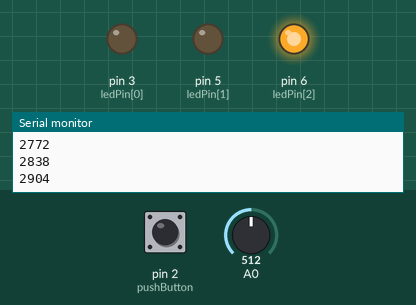
Simulated run of this sketch. Board: Arduino Uno, built with avr-gcc and run on an emulated ATmega328P. Shown: output pins drawn as LEDs (lit = HIGH), the last lines printed to the serial monitor. Dashed ring = blinking. The inputs (shaded band) are chosen by the test bench; at power-on: pin 2 (pushButton) HIGH, A0 = 512. Random numbers use the default seed unless the sketch sets one.

Above: at 3.8 s.
3.9 s: pin 2 (pushButton) pulled LOW for 0.15 s
At 4.6 s:
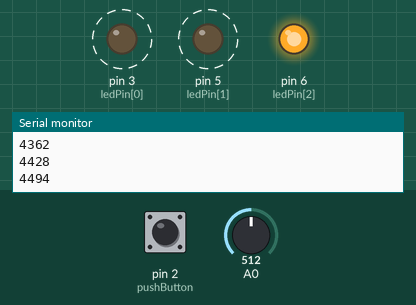
6.9 s: A0 set to 306
At 6.97 s:
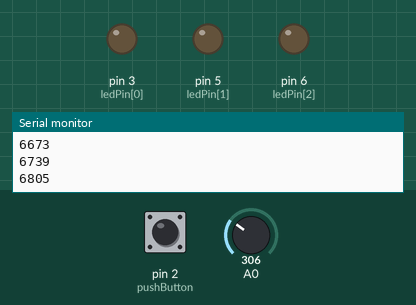
9.9 s: pin 2 (pushButton) pulled LOW for 3.2 s
At 12.85 s:
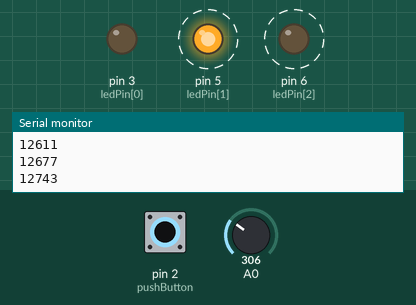
14.6 s: A0 set to 170
Timing chart, 0 to 21.6 s (numbered marks = the images above; inputs shaded):
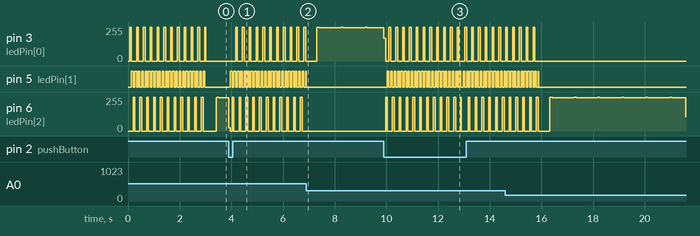

The sketch:

coding1.ino
```cpp
/*

  Programma sviluppato per far vedere l'uso di alcune strutture di controllo, operatori e funzioni

*/


// Pin associati a LED
byte ledPin[] = {3, 5, 6};
int ledCount = sizeof( ledPin );

// Button
int pushButton = 2;

/*
  Variabili per accensione LED in sequenza
*/
int ledDelay = 65;          // Tempo in cui un LED resta acceso
int direction = 1;          // Direzione
int currentLED = 0;         // LED da accendere
unsigned long changeTime;   // Ultima momento in cui è stato accesso un LED

/*
  Variabili lampeggiamento LED
*/
int mixDelay = 3000;         // Tempo dopo cui accendere il LED random
float sinVal;                // Valore nella curva seno
int ledVal;                  // Valore di luminosità da dare al LED
int ledNumber = -1;          // LED da accendere (numerazione all'interno dell'array)
unsigned long startTime;   // Ultima momento in cui è stato accesso un LED

void setup() {
    Serial.begin(9600);
    for (int x=0; x<ledCount; x++) {
        pinMode(ledPin[x], OUTPUT); }
    pinMode(pushButton, INPUT_PULLUP);
    changeTime = millis();
    startTime = millis();
}

void loop() {
    if(ledNumber == -1){
      // Accende successivamente tutit i LED
      while((millis() - startTime) < mixDelay){
        if ((millis() - changeTime) > ledDelay) {
            Serial.println(changeTime);
            changeLED();
            changeTime = millis();
        }
      }

      // Seleziona un LED in modo casuale
      randomSeed(analogRead(0));
      ledNumber = random(0, ledCount) ;
    }

    switchOffLEDs();
    // Accende e spegne il LED usando la funzione seno
    for (int x=0; x<180; x++) {
      int buttonVal = digitalRead(pushButton);
      if (buttonVal == LOW) {
        startTime = millis();
        changeTime = millis();
        ledNumber = -1;
        break;
      }
      else {
        sinVal = (sin(x*(3.1412/180)));
        ledVal = int(sinVal*255);
        analogWrite(ledPin[ledNumber], ledVal);
        delay(5);
      }
    }

    delay(1);
}

/*
  accende il LED successivo
*/
void changeLED() {
    switchOffLEDs();
    digitalWrite(ledPin[currentLED], HIGH);
    currentLED += direction;

    if (currentLED == (ledCount - 1)) {direction = -1;}
    if (currentLED == 0) {direction = 1;}
}

/*
  Spegne i LED definiti nell'array
*/
void switchOffLEDs(){
//    Serial.println("switchOffLEDs()\0");
    for (int x=0; x<ledCount; x++) {
         digitalWrite(ledPin[x], LOW);
    }
}
```

Measured:
- after the input at 3.9 s, pin 3 (ledPin[0]): alternates 255/255 for 0.07 s and 0/255 for 0.20 s, starting after 0.26 s; pin 5 (ledPin[1]): alternates HIGH for 0.07 s and LOW for 0.07 s, starting after 0.07 s
- after the input at 9.9 s, pin 5 (ledPin[1]): alternates HIGH for 0.07 s and LOW for 0.07 s, starting after 0.14 s; pin 6 (ledPin[2]): alternates 255/255 for 0.07 s and 0/255 for 0.20 s, starting after 0.07 s
- by itself, pin 3 (ledPin[0]): alternates 255/255 for 0.07 s and 0/255 for 0.20 s, 24 changes in all, then stays 0/255
- by itself, pin 5 (ledPin[1]): alternates HIGH for 0.07 s and LOW for 0.07 s, 44 changes in all, then stays LOW
